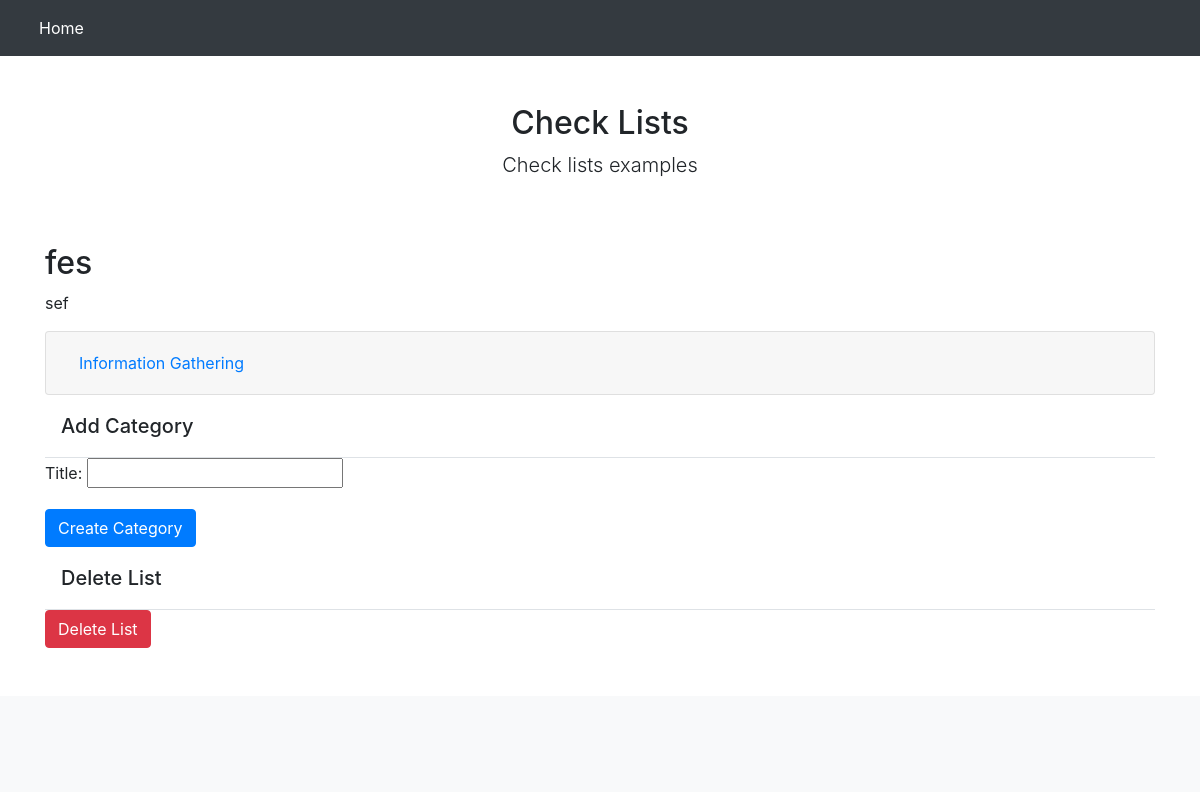
The app's page /editlist/1, older data.
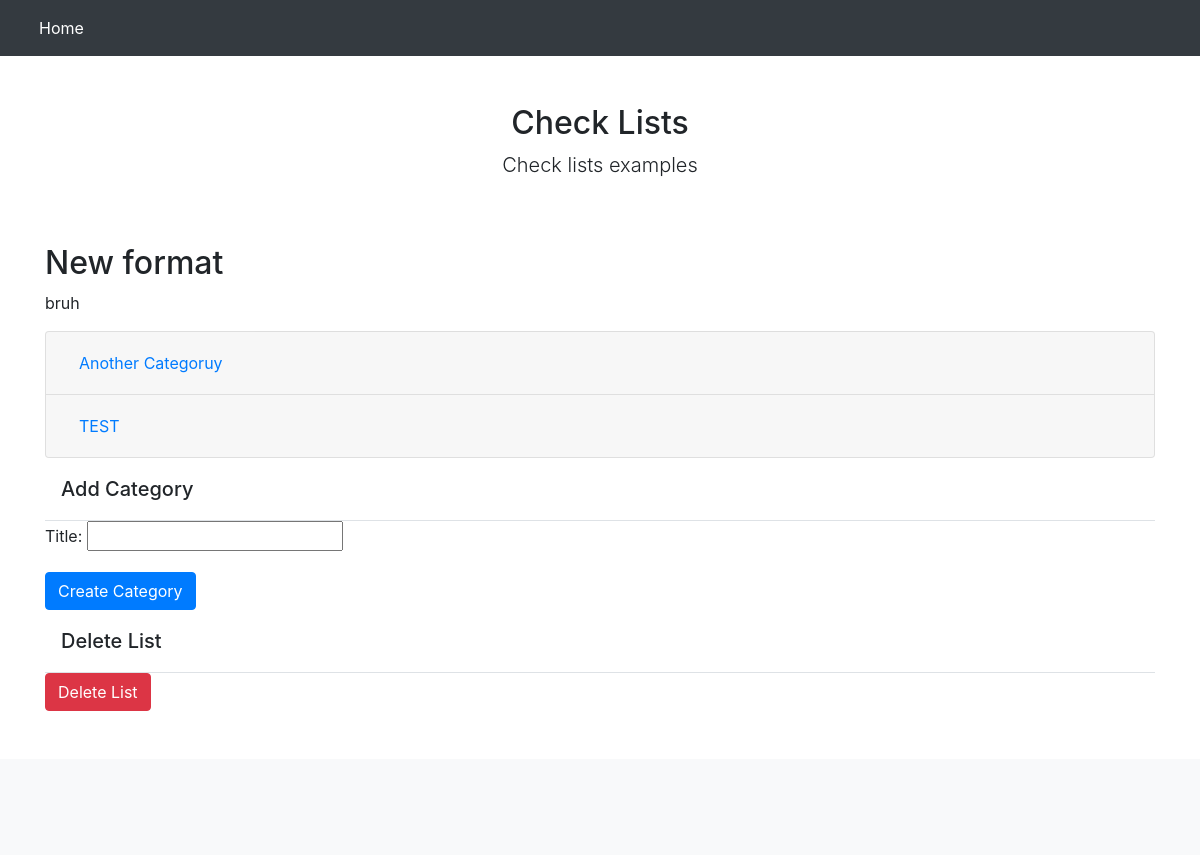
The same page, newer data.
### checklist/models.py (models this page shows)
class CheckList(models.Model):
    objects = models.Manager()
    name = models.CharField(max_length=100)
    description = models.CharField(max_length=150)
    completed = models.BooleanField(default=False)
    date = models.DateField("Created", default=datetime.date.today)
    def __str__(self):
        return str(self.name)

class ListItem(models.Model):
    objects = models.Manager()
    title = models.CharField(max_length=150)
    completed = models.BooleanField(default=False)
    status = models.ForeignKey(Status, on_delete=models.CASCADE, db_index=True, null=True, default=settings.DEFAULT_STATUS_ID)
    related_list = models.ForeignKey(CheckList, on_delete=models.CASCADE, db_index=True, null=True, related_name='item_list')
    related_to = models.ForeignKey('self', on_delete=models.CASCADE, db_index=True, null=True, blank=True,related_name='related_items')
    comments = models.ManyToManyField('Comment', blank=True, related_name='comments')
    def __str__(self):
        return self.title

### checklist/views.py (the view, shortened to what this page needs)
# urls.py: path('editlist/<list_id>', views.edit_list, name='editlist'),
def edit_list(request, list_id):
    checklist = get_object_or_404(CheckList, pk=list_id)
    category_items = checklist.item_list.order_by('id')
    subtasks_item = []
    for each in category_items:
        subtasks_item.append(each.related_items.order_by('id'))
    new_list_items = zip(category_items, subtasks_item)
    if request.method == 'POST' and 'delete_item' in request.POST:
        delete_item(request.POST.get('item_id'))
        return HttpResponseRedirect(request.META.get('HTTP_REFERER', '/'))
    if request.method == 'POST' and 'delete_list' in request.POST:
        delete_list(request.POST.get('list_id'))
        return HttpResponseRedirect('/')
    else:
        item_form = ItemForm
    return render(request, 'checklist/edit_list.html',
                  {
                   'new_list_items': new_list_items,
                   'item_form': item_form,
                   'checklist': checklist})

### checklist/templates/checklist/edit_list.html (shortened to what this page needs)
{% extends "checklist/main.html" %}
{% block content %}
<div class="col-12">
<h2>{{ checklist }}</h2>
<p>{{ checklist.description }}</p>
</div><div class="col-12">
<div class="accordion">
    {% for category in new_list_items %}
    <div class="card">
        <h2 class="card-header">
            <button class="btn btn-link btn-block text-left collapsed" type="button" data-toggle="collapse" data-target="#subtasks{{category.0.id}}" aria-expanded="true" aria-controls="subtasks{{ category.0.id }}">
                {{ category.0.title }}
            </button>
        </h2>
    </div>
    {% endfor %}
</div>
</div>
<div class="col-12">
<form action="#" method="post" enctype=multipart/form-data>
    <div class="modal-header">
        <h5 class="modal-title" id="exampleModalLabel">Add Category</h5>
    </div>
    {{item_form.as_p}}
    <button type="submit" class="btn btn-primary" name="new_category">Create Category</button>
</form>
</div>
<div class="col-12">
<form action="{% url 'home' %}" method="post" enctype=multipart/form-data>{% csrf_token %}
    <div class="modal-header">
        <h5 class="modal-title" id="exampleModalLabel">Delete List</h5>
    </div>
    <button type="submit" class="btn btn-danger" name="delete_list">Delete List</button>
</form>
</div>
{% endblock %}

Row changes from the older to the newer data that the page shows:
removed ListItem: title "Information Gathering"
changed CheckList: name "fes" → "New format"; description "sef" → "bruh"
added ListItem: title "Another Categoruy"
added ListItem: title "TEST"
